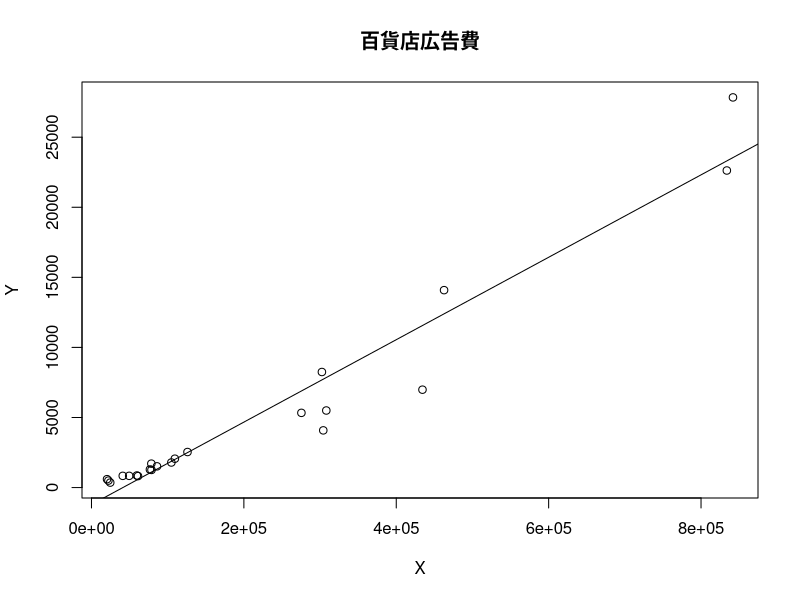

Write the R code that produced this figure. (Note: this script raises an error after producing the figure.)
data1 <- read.table("ke0601.csv",header = TRUE, sep =",")
data1
plot(data1$X, data1$Y,xlab="X",ylab="Y",main="百貨店広告費")
fm1 <- lm(Y ~ X, data = data1)
summary(fm1)
abline(fm1)
bptest(fm1)
